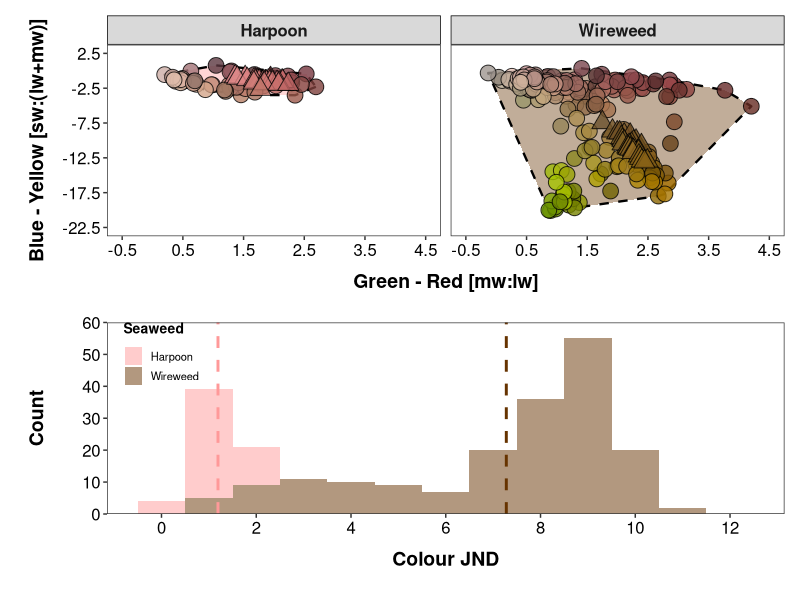

Generate this figure with R:
# Loading the packages ----------------------------------------------------

library(tidyverse)
library(readxl)
library(lme4)
library(lmerTest)
library(emmeans)
library(rstatix)
library(colorspace)
library(munsell)
library(ggfortify)
library(patchwork)

# Importing data ----------------------------------------------------------

background_matching_data <-
  read_excel("background_matching_dataset.xlsx",
    sheet = 1,
    range = "A1:Q295")  |> 
  mutate(
    seaweed = factor(seaweed),
    type = factor(type))

## extracting LAB values to fill the points

LABdata_prawns <-
  with(background_matching_data[, c(15:17)], LAB(L, A, B))

## creating the data for the hull polygons around prawn data for each seaweed

hull_data_prawns <-
  background_matching_data |>
  filter(type == "prawn") |> 
  group_by(seaweed)  |> 
  slice(chull(rnl_x_mean, rnl_y_mean))

# Creating the plot of prawn colour diversity ---------------------------------

seaweed_labs <- c("Harpoon", "Wireweed")
names(seaweed_labs) <- c("hw", "sm")

graph_colour_space_a <-
  ggplot() +
  geom_polygon(
    data = hull_data_prawns,
    aes(x = rnl_x_mean, y = rnl_y_mean,
        fill = seaweed),
    alpha = 0.4, colour = "black", linetype = "dashed", linewidth = 0.8,
    show.legend = FALSE)+
  geom_point(
    data = background_matching_data  |> 
           filter(type == "prawn"),
           aes(x = rnl_x_mean, y = rnl_y_mean),
           fill = hex(LABdata_prawns[c(1:184, 215:264), ], fix = TRUE),
           shape = 21, alpha = 0.8, size = 5) +
  geom_point(
    data = background_matching_data  |> 
           filter(type == "seaweed"),
           aes(x = rnl_x_mean, y = rnl_y_mean),
           fill = hex(LABdata_prawns[c(185:214, 265:294), ], fix = TRUE),
           shape = 24, alpha = 0.8, size = 5) +
  facet_grid(~seaweed,
             labeller = labeller(seaweed = seaweed_labs)) 
  
graph_colour_space_b <-
  graph_colour_space_a +
  scale_x_continuous(
    name = "Green - Red [mw:lw]",
    breaks = seq(-0.5, 4.5, by = 1),
    labels = seq(-0.5, 4.5, by = 1),
    limits = c(-0.5, 4.5)) +
  scale_y_continuous(
    name = "Blue - Yellow [sw:(lw+mw)]",
    breaks = seq(-22.5, 2.5, by = 5),
    labels = seq(-22.5, 2.5, by = 5),
    limits = c(-22.5, 2.5)) +
  scale_fill_manual(values=c("#FF9999", "#663300"))
  
graph_colour_space_c <-
  graph_colour_space_b +
  theme_bw() +
  theme(
    plot.margin = margin(0.2, 0.2, 0.2, 0.2, "cm"),
    axis.text.x = element_text(colour = "black", size = 12, hjust = 0.5),
    axis.text.y = element_text(colour = "black", size = 12),
    axis.title.x = element_text(
                   face = "bold", colour = "black",
                   size = 14, margin = margin(
                              t = 10, r = 20, b = 10, l = 20)),
    axis.title.y = element_text(
                   face = "bold", colour = "black",
                   size = 14, margin = margin(
                              t = 10, r = 10, b = 10, l = 10)),
    panel.grid.major = element_blank(),
    panel.grid.minor = element_blank(),
    strip.text.x = element_text(size = 12, face = "bold"),
    strip.background = element_rect(colour = "black", linewidth = 0.5),
    panel.spacing = unit(0.25, "cm"))

# Looking at prawn luminance between seaweeds ---------------------------------

background_matching_data  |> 
  filter(type == "prawn") |> 
  group_by(seaweed) |> 
  summarise(mean_luminance = mean(lum_mean),
            sd_luminance = sd(lum_mean))

var.test(log(lum_mean) ~ seaweed, 
         data = background_matching_data  |> 
         filter(type == "prawn"))

t.test(log(lum_mean) ~ seaweed, 
       data = background_matching_data  |> 
              filter(type == "prawn"),
       var.equal = TRUE)

# Calculating prawn JNDs against invasive seaweeds ------------------------

# creating separate tables for prawns and seaweeds 

sargassum_data <-
  background_matching_data  |> 
  filter(seaweed == "sm", type == "seaweed")

prawn_sargassum_data <-
  background_matching_data |> 
  filter(seaweed == "sm", type == "prawn")

harpoon_data <-
  background_matching_data  |> 
  filter(seaweed == "hw", type == "seaweed")

prawn_harpoon_data <-
  background_matching_data  |> 
  filter(seaweed == "hw", type == "prawn")

# calculating the contrasts between each prawn and 30 algal fronds, and finally getting the mean

## Colour JNDs -----------------------------------------------------------------

### Sargassum ------------------------------------------------------------------

jnd_total_sargassum_colour <- rep(NA, dim(prawn_sargassum_data)[1])

for (i in 1:dim(prawn_sargassum_data)[1])
{
  jnd_individual_sargassum_colour <- rep(NA, dim(sargassum_data)[1])
  for (j in 1:dim(sargassum_data)[1])
  {
    jnd_individual_sargassum_colour[j] <-
      sqrt(((prawn_sargassum_data$rnl_x_mean[i] - 
             sargassum_data$rnl_x_mean[j])^2) +
          ((prawn_sargassum_data$rnl_y_mean[i] - 
            sargassum_data$rnl_y_mean[j])^2))
  }
  jnd_total_sargassum_colour[i] <- mean(jnd_individual_sargassum_colour)
}

### Harpoon --------------------------------------------------------------------

jnd_total_harpoon_colour <- rep(NA, dim(prawn_harpoon_data)[1])

for (i in 1:dim(prawn_harpoon_data)[1])
{
  jnd_individual_harpoon_colour <- rep(NA, dim(harpoon_data)[1])
  for (j in 1:dim(harpoon_data)[1])
  {
    jnd_individual_harpoon_colour[j] <-
      sqrt(((prawn_harpoon_data$rnl_x_mean[i] - 
             harpoon_data$rnl_x_mean[j])^2) +
           ((prawn_harpoon_data$rnl_y_mean[i] - 
             harpoon_data$rnl_y_mean[j])^2))
  }
  jnd_total_harpoon_colour[i] <- mean(jnd_individual_harpoon_colour)
}

## Luminance JNDs --------------------------------------------------------------

### Sargassum ------------------------------------------------------------------

jnd_total_sargassum_luminance <- rep(NA, dim(prawn_sargassum_data)[1])

for (i in 1:dim(prawn_sargassum_data)[1])
{
  jnd_individual_sargassum_luminance <- rep(NA, dim(sargassum_data)[1])
  for (j in 1:dim(sargassum_data)[1])
  {
    jnd_individual_sargassum_luminance[j] <-
      abs(log((prawn_sargassum_data |> 
               select(lum_mean) |> 
               pull() |> 
               nth(i) /
               sargassum_data$lum_mean[j]))/0.05)
  }
  jnd_total_sargassum_luminance[i] <- mean(jnd_individual_sargassum_luminance)
}

### Harpoon --------------------------------------------------------------------

jnd_total_harpoon_luminance <- rep(NA, dim(prawn_harpoon_data)[1])

for (i in 1:dim(prawn_harpoon_data)[1])
{
  jnd_individual_harpoon_luminance <- rep(NA, dim(harpoon_data)[1])
  for (j in 1:dim(harpoon_data)[1])
  {
    jnd_individual_harpoon_luminance[j] <-
      abs(log((prawn_harpoon_data |> 
                 select(lum_mean) |> 
                 pull() |> 
                 nth(i) /
                 harpoon_data$lum_mean[j]))/0.05)
  }
  jnd_total_harpoon_luminance[i] <- mean(jnd_individual_harpoon_luminance)
}

## Combining data --------------------------------------------------------------

prawn_sargassum_data_b <-
  prawn_sargassum_data  |> 
  mutate(jnd_colour = jnd_total_sargassum_colour,
         jnd_luminance = jnd_total_sargassum_luminance)

prawn_harpoon_data_b <-
  prawn_harpoon_data  |> 
  mutate(jnd_colour = jnd_total_harpoon_colour,
         jnd_luminance = jnd_total_harpoon_luminance)

background_matching_data_final <-
  bind_rows(
    prawn_sargassum_data_b,
    prawn_harpoon_data_b)

# calculating the mean JNDs for prawns against each exotic seaweed

mean_jnd_sargassum <-
  prawn_sargassum_data_b  |> 
  dplyr::summarise(jnd_colour_mean = mean(jnd_colour),
                   jnd_luminance_mean = mean(jnd_luminance))

mean_jnd_harpoon <-
  prawn_harpoon_data_b  |> 
  dplyr::summarise(jnd_colour_mean = mean(jnd_colour),
                   jnd_luminance_mean = mean(jnd_luminance))

# Creating the plot of prawn JNDs -----------------------------------------

graph_jnd_colour_seaweeds <-
  ggplot(
    background_matching_data_final,
    aes(x = jnd_colour, fill = seaweed, alpha = seaweed)) +
  geom_histogram(binwidth = 1, alpha = 0.5) +
  scale_x_continuous(
    name = "Colour JND",
    breaks = c(0, 2, 4, 6, 8, 10, 12),
    limits = c(-0.5, 12.5))+
  scale_y_continuous(
    name = "Count",
    breaks = c(0, 10, 20, 30, 40, 50, 60),
    limits = c(0, 60),
    expand = expansion(mult = 0, add = 0)) +
  scale_fill_manual(
    name = "Seaweed",
    labels = c("Harpoon", "Wireweed"),
    values = c("#FF9999", "#663300")) +
  geom_vline(
    data = mean_jnd_sargassum,
    aes(xintercept = jnd_colour_mean), colour = "#663300",
    linewidth = 1, linetype = "dashed") +
  geom_vline(
    data = mean_jnd_harpoon,
    aes(xintercept = jnd_colour_mean), colour = "#FF9999",
    linewidth = 1, linetype = "dashed") +
  theme_bw() +
  theme(
    plot.margin = margin(0.2, 0.2, 0.2, 0.2, "cm"),
    axis.text.x = element_text(colour = "black", size = 12, hjust = 0.5),
    axis.text.y = element_text(colour = "black", size = 12),
    axis.title.x = element_text(
                   face = "bold", colour = "black",
                   size = 14, margin = margin(
                              t = 10, r = 20, b = 10, l = 20)),
    axis.title.y = element_text(
                   face = "bold", colour = "black",
                   size = 14, margin = margin(
                              t = 10, r = 10, b = 10, l = 10)),
    legend.position = "inside",
    legend.position.inside = c(0.08, 0.84),
    legend.title = element_text(size = 10, face = "bold",
                                margin = margin(b = 8)),
    legend.text = element_text(size = 8),
    legend.spacing.y = unit(0, "cm"),
    legend.key.size = unit(0.5, "cm"),
    legend.background = element_rect(fill = "transparent"),
    panel.grid.major = element_blank(),
    panel.grid.minor = element_blank()) +
  guides(fill = guide_legend(
    byrow = TRUE,
    override.aes = list(size = 4)))

graph_jnd_luminance_seaweeds <-
  ggplot(
    background_matching_data_final,
    aes(x = jnd_luminance, fill = seaweed, alpha = seaweed)) +
  geom_histogram(binwidth = 1, alpha = 0.5) +
  scale_x_continuous(
    name = "Luminance JND",
    breaks = c(0, 10, 20, 30, 40)) +
  scale_y_continuous(
    name = "Count",
    breaks = c(0, 5, 10, 15, 20, 25),
    limits = c(0, 25),
    expand = expansion(mult = 0, add = 0)) +
  scale_fill_manual(
    name = "Seaweed",
    labels = c("Harpoon", "Wireweed"),
    values = c("#FF9999", "#663300")) +
  geom_vline(
    data = mean_jnd_sargassum,
    aes(xintercept = jnd_luminance_mean), colour = "#663300",
    linewidth = 1, linetype = "dashed") +
  geom_vline(
    data = mean_jnd_harpoon,
    aes(xintercept = jnd_luminance_mean), colour = "#FF9999",
    linewidth = 1, linetype = "dashed") +
  theme_bw() +
  theme(
    plot.margin = margin(0.2, 0.2, 0.2, 0.2, "cm"),
    axis.text.x = element_text(colour = "black", size = 12, hjust = 0.5),
    axis.text.y = element_text(colour = "black", size = 12),
    axis.title.x = element_text(
      face = "bold", colour = "black",
      size = 14, margin = margin(
        t = 10, r = 20, b = 10, l = 20)),
    axis.title.y = element_text(
      face = "bold", colour = "black",
      size = 14, margin = margin(
        t = 10, r = 10, b = 10, l = 10)),
    legend.position = "inside",
    legend.position.inside = c(0.08, 0.84),
    legend.title = element_text(size = 10, face = "bold",
                                margin = margin(b = 8)),
    legend.text = element_text(size = 8),
    legend.spacing.y = unit(0, "cm"),
    legend.key.size = unit(0.5, "cm"),
    legend.background = element_rect(fill = "transparent"),
    panel.grid.major = element_blank(),
    panel.grid.minor = element_blank()) +
  guides(fill = guide_legend(
    byrow = TRUE,
    override.aes = list(size = 4)))

# Combining the 2 plots  --------------------------------------------------

final_figure_bm_seaweeds <-
  graph_colour_space_c +
  graph_jnd_colour_seaweeds +
  plot_layout(ncol = 1)

ggsave("Figure 2.png",
  final_figure_bm_seaweeds,
  height = 22.5, width = 20, units = "cm", dpi = 600)

# Calculating mean and sd of prawn JNDs against invasive seaweeds ---------

background_matching_data_final  |> 
  filter(type == "prawn")  |> 
  group_by(seaweed) |> 
  summarise(
    mean_jnd_colour = mean(jnd_colour),
    sd_jnd_colour = sd(jnd_colour),
    mean_jnd_luminance = mean(jnd_luminance),
    sd_jnd_luminance = sd(jnd_luminance)) |>
  as.data.frame()
